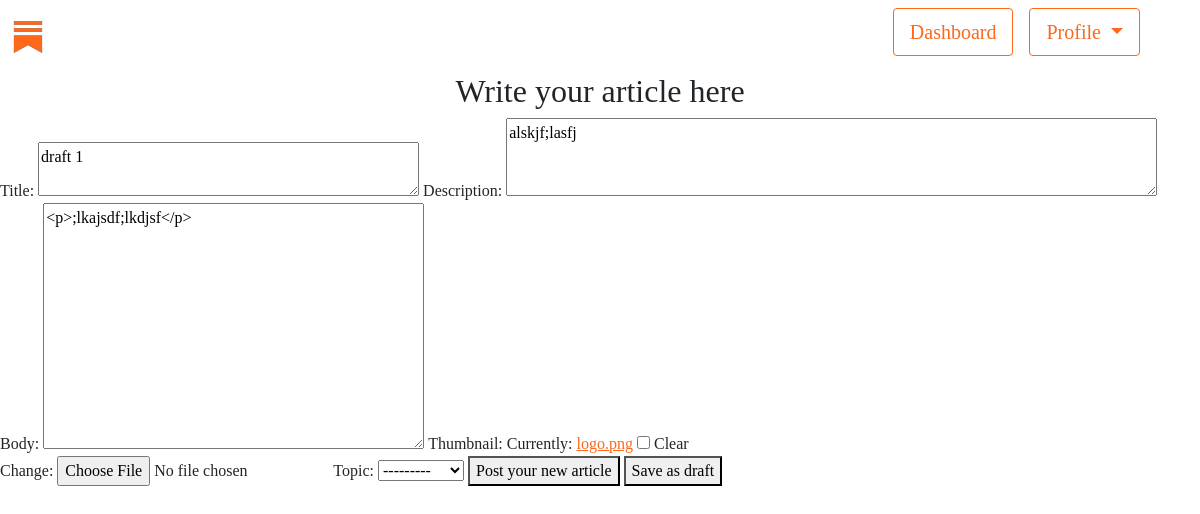
The app's page /articles/edit/34/ (signed in) with its own data.
### articles/models.py (models this page shows, shortened)
class Article(models.Model):
    title =         models.CharField(max_length=200)
    description =   models.CharField(max_length = 150)
    body =          RichTextUploadingField(blank = True, null=True)
    slug =          models.SlugField()
    date =          models.DateTimeField(auto_now_add = True)
    last_edited =   models.DateTimeField(auto_now = True)
    thumbnail =     models.ImageField(default='logo.png', blank = True)
    topicslist = [
        ("Business","Business"),
        ("Culinary", "Culinary"),
        ("Culture", "Culture"),
        ("Health", "Health"),
        ("Literature", "Literature"),
        ("Other", "Other"),
        ("Politics", "Politics"),
        ("Sports", "Sports"),
    ]
    topic =         models.CharField(max_length=30, null=True, blank=True, choices=topicslist)
    author =        models.ForeignKey(SubstackUser,  null=True, blank=True, on_delete=models.CASCADE)
    views =         models.IntegerField(default=0)
    is_draft =      models.BooleanField(default=False)
    REQUIRED_FIELDS = ['title',]

### articles/views.py (the view)
# urls.py: re_path(r'^edit/(?P<key>[\d]+)/$', views.update_article, name='update' )
@login_required(redirect_field_name='auth_failed', login_url= 'accounts:login')
def update_article(request, key):
    if request.POST:
        article = Article.objects.get(pk=key)
        form = CreateArticle(request.POST, request.FILES, instance = article)
        if form.is_valid():
            form = form.save(commit=False)
            form.author = request.user
            form.save()
            if request.POST.get('saveAsDraft'):
                form.is_draft = True
                form.save()
                return redirect('accounts:profile')
            elif form.generate_slug():
                form.slug = form.generate_slug()
                form.is_draft = False
                form.save()
                return redirect('articles:full', slug=form.slug)
            else:
                return HttpResponseNotFound("<h2>Oops, something happened and we're not sure what...</h2>")
    else:
        article = Article.objects.get(pk=key)
        articleForm = CreateArticle(instance = article)
    return render(request, 'articles/article_creation.html', context = { 'articleForm' : articleForm } )

### articles/forms.py
class CreateArticle(forms.ModelForm):
    title = forms.CharField(max_length = 200, widget = forms.Textarea(attrs = {'placeholder': 'Choose a unique title for your work', 'rows':'2', 'cols': '40'}))
    description = forms.CharField(widget = forms.Textarea(attrs = {'placeholder': 'Write a brief descrption...', 'rows':'3', 'cols': '70'}))
    class Meta:
        model = models.Article
        fields = ['title', 'description', 'body', 'thumbnail', 'topic' ]
        help_texts = {
                    'title': 'Please choose a unique title.',
                    }

### articles/templates/articles/article_creation.html (shortened to what this page needs)
{% extends 'default.html' %}
{% load static %}
{% block customcss %} <link rel="stylesheet" href="{% static 'styles.css' %}"> {% endblock customcss %}
{% block content  %}
{% include 'snippets/generalheader.html' %}
<h2 style="text-align:center;">Write your article here</h2>
<form id='create-article-form' method='post' action="." enctype="multipart/form-data">{% csrf_token %}
    {{ articleForm }}
    <button name="submit">Post your new article</button>
    <button name="saveAsDraft" value="True">Save as draft</button>
</form>
{% endblock content %}

### assets/styles.css (style rules this page uses)
* { font-family: Cahuenga; }

### records on screen
Article: title "draft 1", description "alskjf;lasfj", body "<p>;lkajsdf;lkdjsf</p>", topic "---------"
